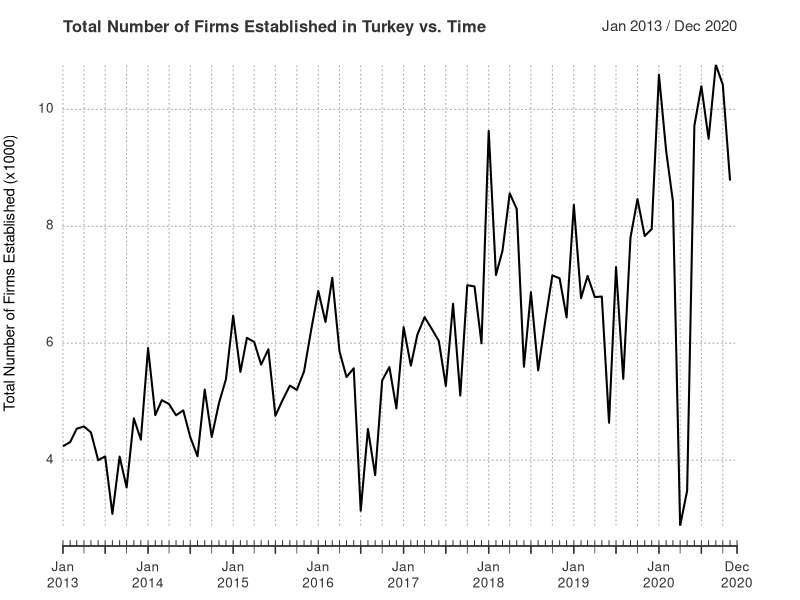
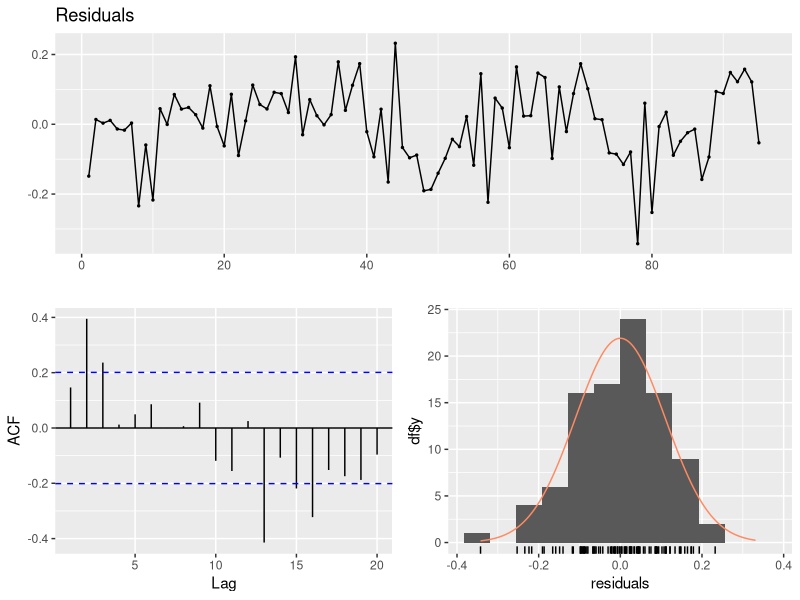
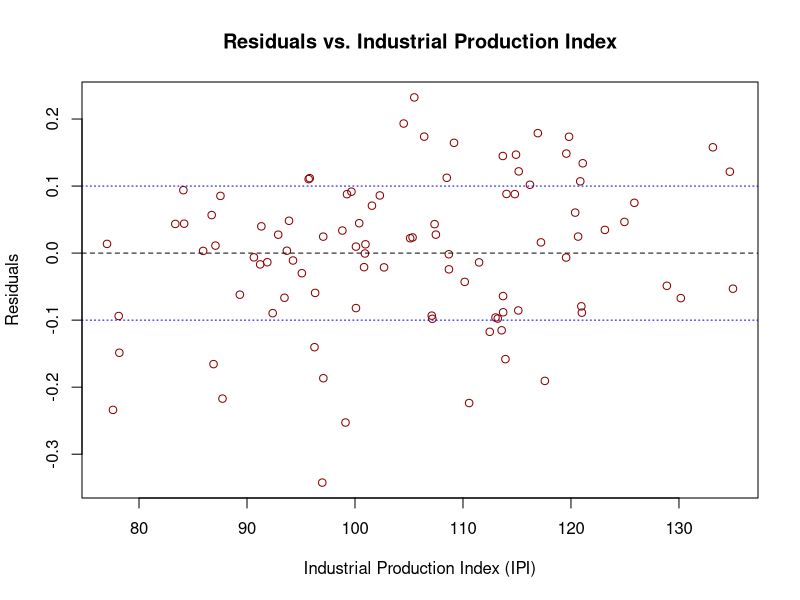
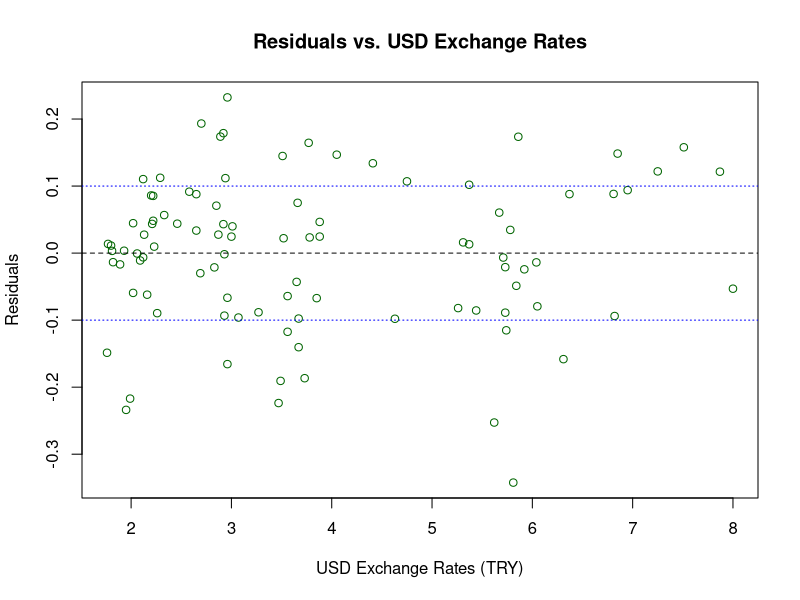
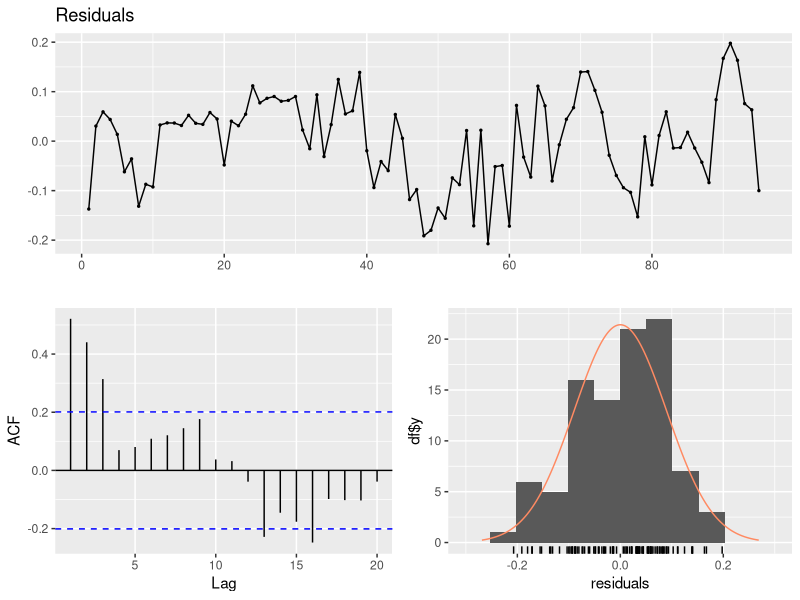
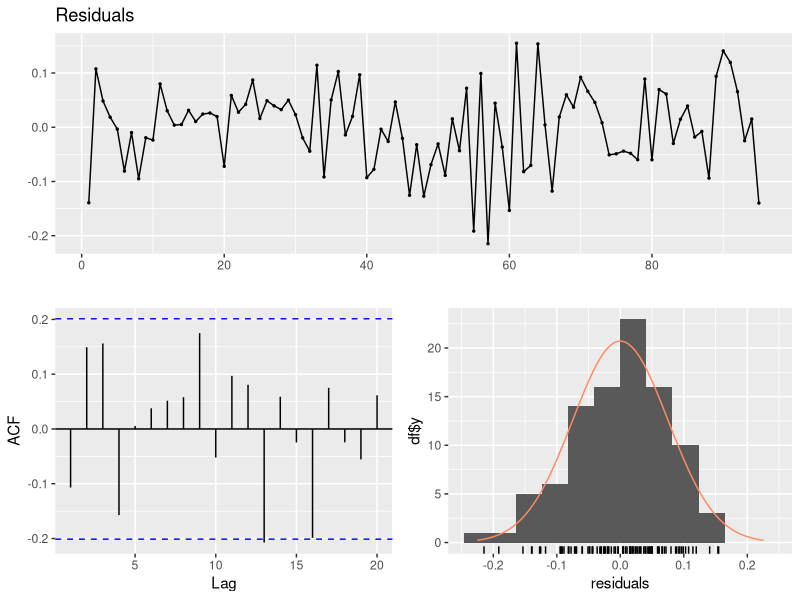
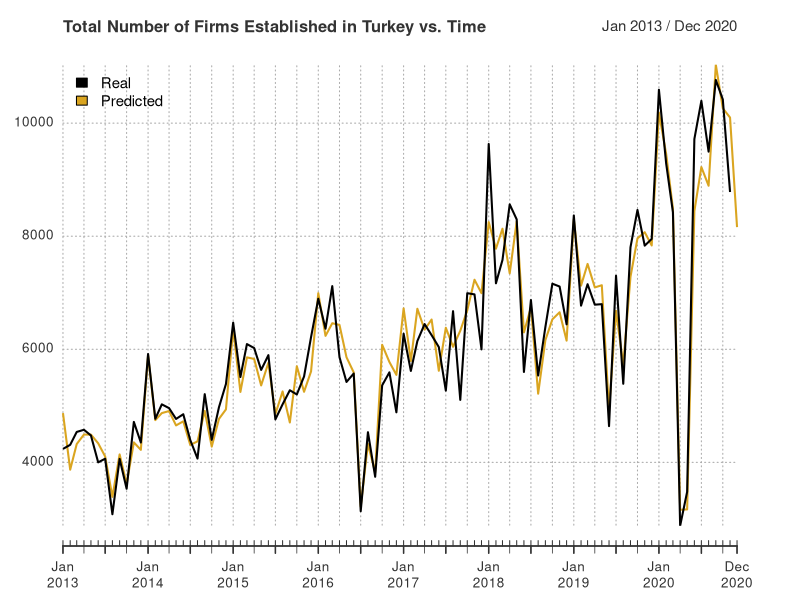

These charts were generated, in order, by the following R code:
## ---- chunk 1
library(ggplot2)    # for plotting
library(forecast)   # forecasting library
library(xts)        # extended time series library

data <- read.csv(file = "hw3data.csv")
data$Date <- as.yearmon(data$Date)
time_series <- xts(x = data[-1], order.by = data$Date, frequency = 12)

plot(time_series$Firms / 1000,
     main = "Total Number of Firms Established in Turkey vs. Time",
     ylab = "Total Number of Firms Established (x1000)",
     xlab = "Time",
     yaxis.right = FALSE,
     minor.ticks = "quarters",
     grid.ticks.on = "quarters",
     grid.ticks.lty = 3)
## ---- chunk 2
data$Firms <- log(data$Firms)
data$month <- rep(1:12, 8)

data$coup <- rep(0,96)
data$coup[43:45] <- rep(1,3)

data$covid <- rep(0,96)
data$covid[88:89] <- c(1,1)

data$trend <- 1:96

time_series <- xts(x = data[-1], order.by = data$Date, frequency = 12)
model <- lm(formula = Firms ~ trend + CommercialLoan + as.factor(month) + coup + covid, data = time_series)
summary(model)
checkresiduals(model)
## ---- chunk 3
plot(x = data$IPI[1:95], y = model$residuals[1:95], col = "darkred",
     main = "Residuals vs. Industrial Production Index",
     xlab = "Industrial Production Index (IPI)",
     ylab = "Residuals")
abline(h = 0, lty = 2)
abline(h = 0.1, lty = 3, col = "blue")
abline(h = -0.1, lty = 3, col = "blue")
## ---- chunk 4
plot(x = data$USD[1:95], y = model$residuals[1:95], col = "darkgreen",
     main = "Residuals vs. USD Exchange Rates",
     xlab = "USD Exchange Rates (TRY)",
     ylab = "Residuals")
abline(h = 0, lty = 2)
abline(h = 0.1, lty = 3, col = "blue")
abline(h = -0.1, lty = 3, col = "blue")
## ---- chunk 5
model <- lm(formula = Firms ~ trend + CommercialLoan + IPI + as.factor(month) + coup + covid, data = time_series)
summary(model)
checkresiduals(model)
## ---- chunk 6
data$residual_lag1 <- c(0, model$residuals)

time_series <- xts(x = data[-1], order.by = data$Date, frequency = 12)

model <- lm(formula = Firms ~ trend + CommercialLoan + IPI + residual_lag1 + as.factor(month) + coup + covid, data = time_series)
summary(model)
checkresiduals(model)
## ---- chunk 7
final <- xts(x = data.frame(exp(data$Firms[1:96]),exp(predict(model, time_series))), order.by = data$Date[1:96], frequency = 12)
colnames(final) <- c("Real", "Predicted")
plot(final,
     legend.loc = "topleft",
     main = "Total Number of Firms Established in Turkey vs. Time",
     minor.ticks = "quarters",
     grid.ticks.on = "quarters",
     yaxis.right = FALSE, col = c("black","goldenrod"),
     grid.ticks.lty = 3)
## ---- chunk 8
final$Predicted[96]
